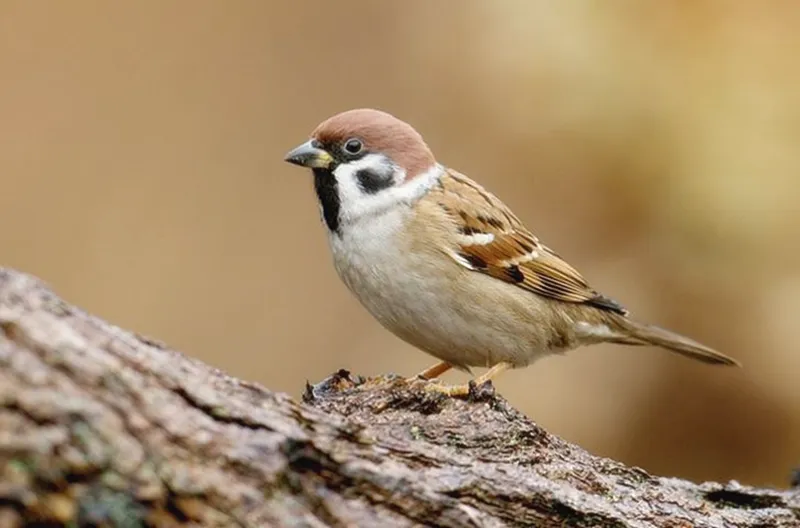
#> input picture asset/sample.webp, 800 x 528 px
$ python -i preprocess.py   (imports and definitions only)
#> lines starting #> are read from the running program, lines starting #| are printed output that depends on the picture
import cv2
import numpy as np

from sdimg.image import to_gray, zscore_norm, clahe_norm

MEAN = np.array([0.485, 0.456, 0.406], dtype=np.float32).reshape(1, 1, 3)
STD = np.array([0.229, 0.224, 0.225], dtype=np.float32).reshape(1, 1, 3)


def normalize(image: np.ndarray) -> np.ndarray:
    x = image.astype(np.float32) / 255.0
    return (x - MEAN) / STD


def _norm(gray: np.ndarray) -> np.ndarray:
    x = zscore_norm(gray, std_range=3.0)
    x = clahe_norm(x, clipLimit=2.0, tileGridSize=(8, 8))
    x = zscore_norm(x, std_range=3.0)
    x = clahe_norm(x, clipLimit=2.0, tileGridSize=(8, 8))
    return x


def _sharpen(gray: np.ndarray) -> np.ndarray:
    try:
        blur = cv2.GaussianBlur(gray, (5, 5), 0)
    except Exception:
        try:
            blur = cv2.medianBlur(gray, 5)
        except Exception:
            return gray.copy()

    return cv2.addWeighted(gray, 1.5, blur, -0.5, 0)


def preprocess(image: np.ndarray) -> np.ndarray:
    gray = to_gray(image)
    return np.stack([gray, _norm(gray), _sharpen(gray)], axis=-1)

>>> import cv2
>>> picture = cv2.imread('../../asset/sample.webp', cv2.IMREAD_GRAYSCALE)
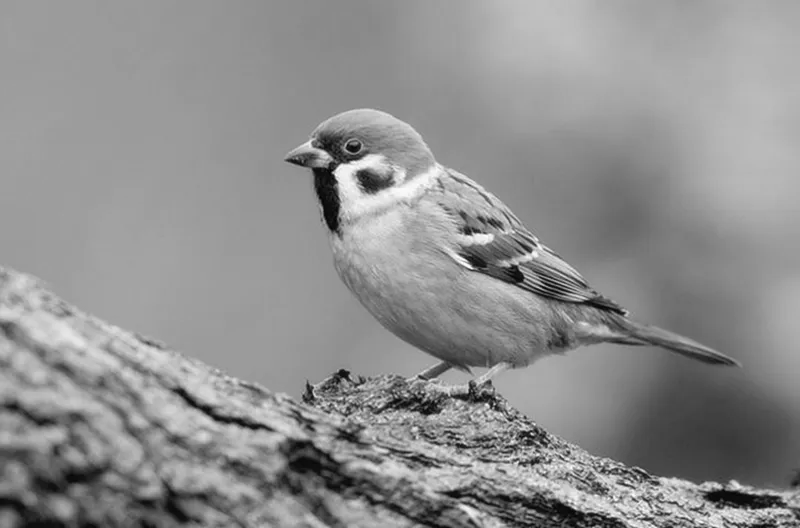
#> picture: shape (528, 800); min 1, max 254, mean 143
>>> result = _sharpen(picture)
